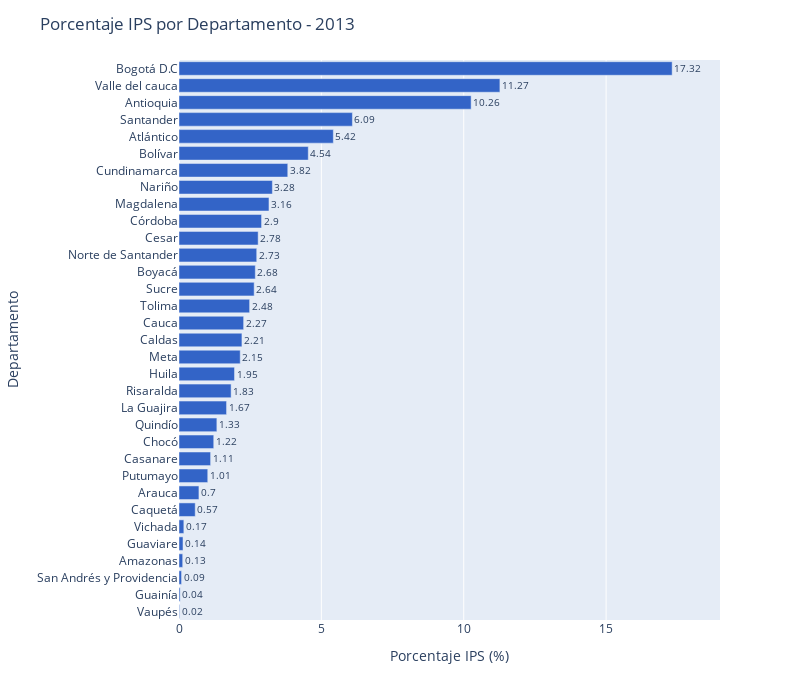

Notebook cell for this chart:
### Code cell
fig = px.bar(data_frame=df_radiografia,
             x='porcentaje',
             y='Departamento', 
             orientation='h')

fig.update_xaxes(title_text='Porcentaje IPS (%)')
fig.update_xaxes(range=[0, 19])
fig.update_yaxes(title_text='Departamento')
fig.update_layout(title='Porcentaje IPS por Departamento - 2013')

color_sequence = ['#3364C7' for i in departamentos]
fig.update_traces(marker=dict(color=color_sequence))

fig.update_traces(text=df_radiografia['porcentaje'], textposition='outside')

fig.update_layout(width=800, height=700)

fig.show()

### Figure 1 — Plotly figure (JSON) as saved in the notebook; plotly's stock layout.template omitted (floating-point values rounded to 4 significant figures)
{"data": [{"alignmentgroup": "True", "hovertemplate": "porcentaje=%{x}<br>Departamento=%{y}<extra></extra>", "legendgroup": "", "marker": {"color": ["#3364C7", "#3364C7", "#3364C7", "#3364C7", "#3364C7", "#3364C7", "#3364C7", "#3364C7", "#3364C7", "#3364C7", "#3364C7", "#3364C7", "#3364C7", "#3364C7", "#3364C7", "#3364C7", "#3364C7", "#3364C7", "#3364C7", "#3364C7", "#3364C7", "#3364C7", "#3364C7", "#3364C7", "#3364C7", "#3364C7", "#3364C7", "#3364C7", "#3364C7", "#3364C7", "#3364C7", "#3364C7", "#3364C7"], "pattern": {"shape": ""}}, "name": "", "offsetgroup": "", "orientation": "h", "showlegend": false, "text": [0.02, 0.04, 0.09, 0.13, 0.14, 0.17, 0.57, 0.7, 1.01, 1.11, 1.22, 1.33, 1.67, 1.83, 1.95, 2.15, 2.21, 2.27, 2.48, 2.64, 2.68, 2.73, 2.78, 2.9, 3.16, 3.28, 3.82, 4.54, 5.42, 6.09, 10.26, 11.27, 17.32], "textposition": "outside", "type": "bar", "x": [0.02, 0.04, 0.09, 0.13, 0.14, 0.17, 0.57, 0.7, 1.01, 1.11, 1.22, 1.33, 1.67, 1.83, 1.95, 2.15, 2.21, 2.27, 2.48, 2.64, 2.68, 2.73, 2.78, 2.9, 3.16, 3.28, 3.82, 4.54, 5.42, 6.09, 10.26, 11.27, 17.32], "xaxis": "x", "y": ["Vaupés", "Guainía", "San Andrés y Providencia", "Amazonas", "Guaviare", "Vichada", "Caquetá", "Arauca", "Putumayo", "Casanare", "Chocó", "Quindío", "La Guajira", "Risaralda", "Huila", "Meta", "Caldas", "Cauca", "Tolima", "Sucre", "Boyacá", "Norte de Santander", "Cesar", "Córdoba", "Magdalena", "Nariño", "Cundinamarca", "Bolívar", "Atlántico", "Santander", "Antioquia", "Valle del cauca", "Bogotá D.C"], "yaxis": "y"}], "layout": {"barmode": "relative", "height": 700, "legend": {"tracegroupgap": 0}, "margin": {"t": 60}, "title": {"text": "Porcentaje IPS por Departamento - 2013"}, "width": 800, "xaxis": {"anchor": "y", "domain": [0, 1], "range": [0, 19], "title": {"text": "Porcentaje IPS (%)"}}, "yaxis": {"anchor": "x", "domain": [0, 1], "title": {"text": "Departamento"}}}}
